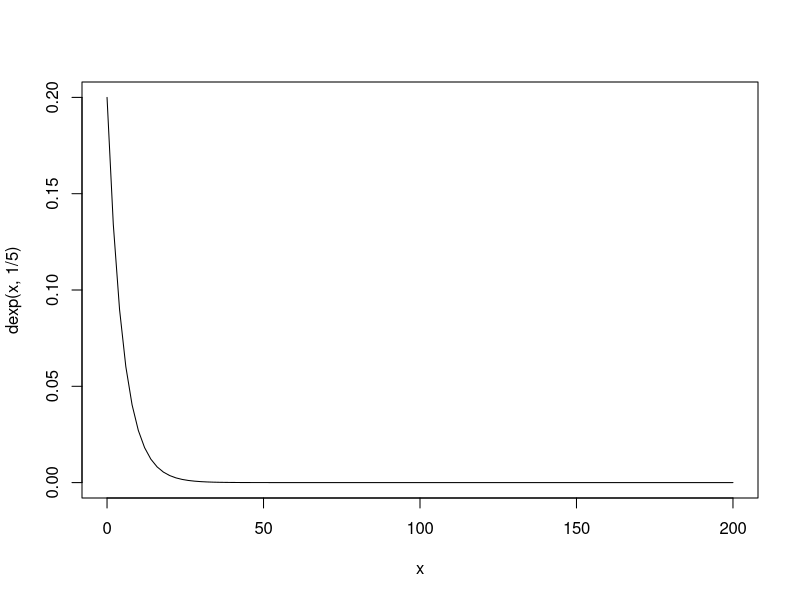
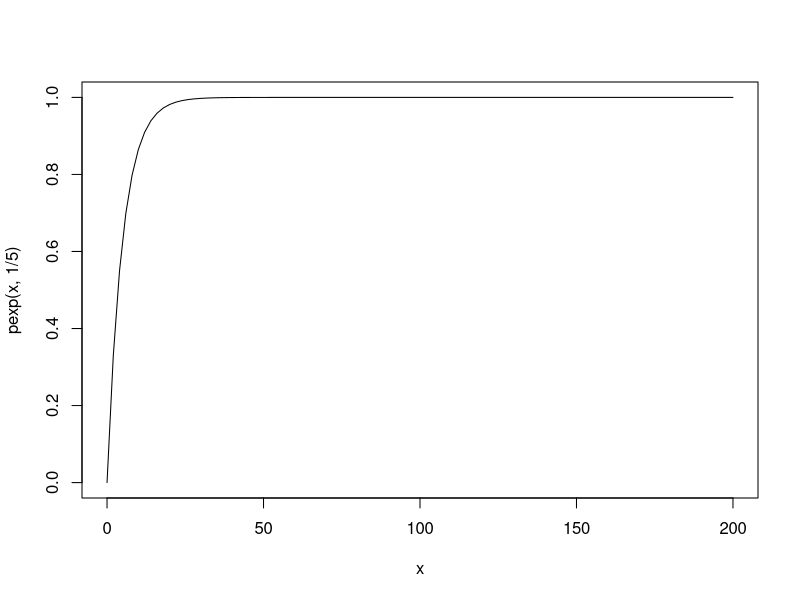

The R source for these figures, in order:
# EJERCICIO DISTRIBUCIÓN EXPONENCIAL

# Una sustancia radiactiva tiene una distribución exponencial con un tiempo medio
# de vida de 5 minutos (esperanza de vida -> B = 5)

# a) ¿Cuál es la probabilidad de que la sustancia tenga un tiempo de vida entre
# 4 y 6 minutos?
pexp(6, 1/5) - pexp(4, 1/5) # 0.1481348

# b) Sabiendo que el tiempo de vida es por lo menos de 4 minutos, ¿cuál es la
# probabilidad de que el tiempo de vida sea menor de 5 minutos?
# 
# Es una probabilidad condicionada, sabemos que B=5:
# P(X<5|X>=4) = (P(X<5) - P(X<=4)) / (1 - P(X<4))
(pexp(5, 1/5) - pexp(4, 1/5)) / (1 - pexp(4, 1/5)) # 0.1812692

# c) Grafica la función de densidad y de distribución
curve(dexp(x, 1/5), from = 0, to = 200)
curve(pexp(x, 1/5), from = 0, to = 200)
